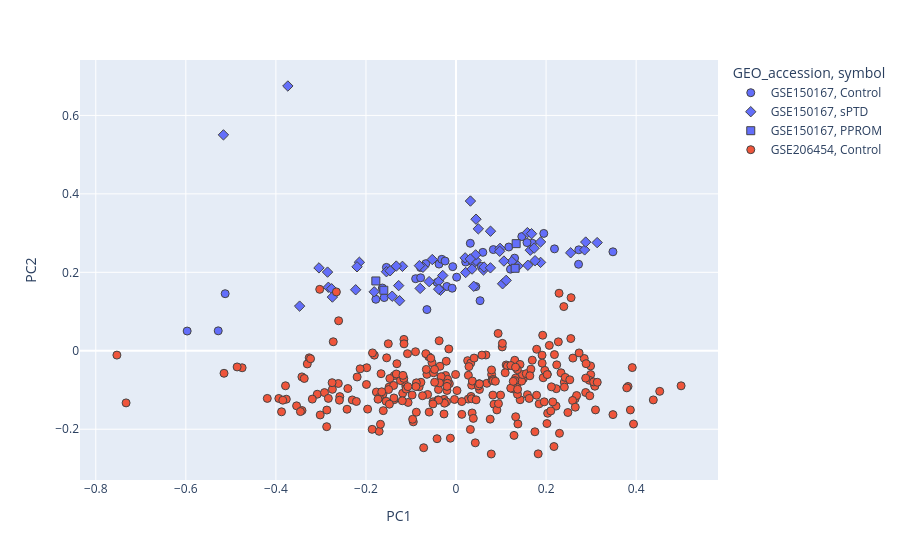

Here is the notebook cell this chart was saved with:
### Markdown cell above
61% is a good number!

### Code cell
# 2D scatter plot of the scores
XPC = 'PC1' # Principal component shown on x-axis
YPC = 'PC2' # Principal component shown on y-axis
fig = px.scatter(scores, x = XPC, y = YPC, color = labels, symbol = symbols, hover_data = [XPC, YPC])
fig.update_traces(mode = 'markers', marker_line_width = 1, marker_size = 8)
fig.show()

### Figure 1 — Plotly figure (JSON) as saved in the notebook; plotly's stock layout.template omitted (floating-point values rounded to 4 significant figures; data arrays with more than 128 entries replaced by an {"elided": "..."} marker saying what was removed)
{"data": [{"hovertemplate": "GEO_accession=GSE150167<br>symbol=Control<br>PC1=%{x}<br>PC2=%{y}<extra></extra>", "legendgroup": "GSE150167, Control", "marker": {"color": "#636efa", "line": {"width": 1}, "size": 8, "symbol": "circle"}, "mode": "markers", "name": "GSE150167, Control", "orientation": "v", "showlegend": true, "type": "scatter", "x": [0.08288, -0.1636, 0.02189, -0.06463, 0.1694, 0.04403, 0.1461, -0.03773, -0.06716, 0.2721, -0.08967, 0.05615, -0.1546, -0.007237, -0.02039, 0.1172, -0.07858, 0.001422, 0.03171, 0.05341, 0.2726, -0.1595, 0.05956, 0.3484, -0.04195, -0.03161, 0.1209, -0.02428, 0.02148, -0.008497, -0.07856, -0.1781, 0.1576, 0.13, 0.2187, 0.1949, -0.5127, -0.5281, -0.597], "xaxis": "x", "y": [0.258, 0.16, 0.2335, 0.105, 0.2741, 0.1636, 0.2911, 0.221, 0.2221, 0.2205, 0.1837, 0.2154, 0.2126, 0.2145, 0.1639, 0.2645, 0.2121, 0.1876, 0.274, 0.1277, 0.2573, 0.1357, 0.2509, 0.2523, 0.1743, 0.2332, 0.2079, 0.2287, 0.2262, 0.1595, 0.1861, 0.1313, 0.2759, 0.2362, 0.2598, 0.2992, 0.1455, 0.05083, 0.05031], "yaxis": "y"}, {"hovertemplate": "GEO_accession=GSE150167<br>symbol=sPTD<br>PC1=%{x}<br>PC2=%{y}<extra></extra>", "legendgroup": "GSE150167, sPTD", "marker": {"color": "#636efa", "line": {"width": 1}, "size": 8, "symbol": "diamond"}, "mode": "markers", "name": "GSE150167, sPTD", "orientation": "v", "showlegend": true, "type": "scatter", "x": [0.02032, 0.06098, -0.03826, 0.1596, 0.3134, 0.2546, 0.1585, -0.2835, 0.04949, 0.06219, -0.2146, 0.09781, -0.2853, 0.03906, -0.05973, 0.07658, -0.03455, 0.1878, 0.1878, 0.03937, 0.2856, 0.04436, 0.1238, 0.0214, -0.1189, -0.1274, -0.3473, -0.07346, 0.1034, 0.03199, 0.1063, 0.1114, 0.04434, -0.5165, -0.2228, -0.1817, 0.1375, -0.2762, 0.09698, 0.07642, 0.288, 0.1678, 0.04349, -0.1545, -0.03855, -0.3734, -0.2198, -0.07965, 0.1649, -0.08135, -0.05273, -0.1327, -0.2745, -0.1418, -0.1464, -0.3043, 0.03563, 0.03173, -0.1254, 0.1755, -0.02948, 0.1736], "xaxis": "x", "y": [0.2368, 0.206, 0.1775, 0.218, 0.2758, 0.2497, 0.3011, 0.1619, 0.3109, 0.2135, 0.2256, 0.2611, 0.2006, 0.2225, 0.1763, 0.3048, 0.1544, 0.2253, 0.2774, 0.1644, 0.2572, 0.2303, 0.2273, 0.1995, 0.2153, 0.1661, 0.1139, 0.2128, 0.1708, 0.3817, 0.2287, 0.1795, 0.3354, 0.5505, 0.1555, 0.1503, 0.2161, 0.1581, 0.2537, 0.2114, 0.2772, 0.2984, 0.2445, 0.2015, 0.1571, 0.675, 0.2141, 0.159, 0.2565, 0.2169, 0.2326, 0.216, 0.1369, 0.1392, 0.204, 0.2113, 0.2083, 0.2341, 0.1276, 0.2297, 0.1919, 0.2617], "yaxis": "y"}, {"hovertemplate": "GEO_accession=GSE150167<br>symbol=PPROM<br>PC1=%{x}<br>PC2=%{y}<extra></extra>", "legendgroup": "GSE150167, PPROM", "marker": {"color": "#636efa", "line": {"width": 1}, "size": 8, "symbol": "square"}, "mode": "markers", "name": "GSE150167, PPROM", "orientation": "v", "showlegend": true, "type": "scatter", "x": [-0.1604, 0.1336, 0.1313, -0.1781], "xaxis": "x", "y": [0.1543, 0.2731, 0.2102, 0.178], "yaxis": "y"}, {"hovertemplate": "GEO_accession=GSE206454<br>symbol=Control<br>PC1=%{x}<br>PC2=%{y}<extra></extra>", "legendgroup": "GSE206454, Control", "marker": {"color": "#EF553B", "line": {"width": 1}, "size": 8, "symbol": "circle"}, "mode": "markers", "name": "GSE206454, Control", "orientation": "v", "showlegend": true, "type": "scatter", "x": {"elided": "267 float values"}, "xaxis": "x", "y": {"elided": "267 float values"}, "yaxis": "y"}], "layout": {"legend": {"title": {"text": "GEO_accession, symbol"}, "tracegroupgap": 0}, "margin": {"t": 60}, "xaxis": {"anchor": "y", "domain": [0, 1], "title": {"text": "PC1"}}, "yaxis": {"anchor": "x", "domain": [0, 1], "title": {"text": "PC2"}}}}
